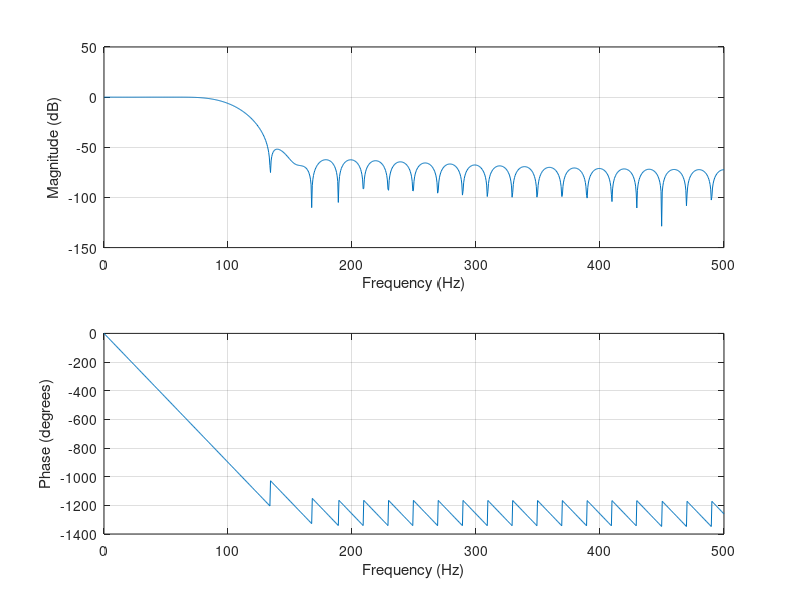

MATLAB code for this plot:
% FIR Filter Design in MATLAB
Fs = 1000;  % Sampling frequency
Fc = 100;   % Cutoff frequency
N = 50;     % Filter order

% Design low-pass FIR filter
coeff = fir1(N, Fc/(Fs/2), 'low');
coeff_fixed = round(coeff * 2^15); % Scale to fixed-point

% Save coefficients to file
fid = fopen('coeff_fir.txt', 'w');
for i = 1:length(coeff_fixed)
    binary_coeff = dec2bin(coeff_fixed(i), 16);
    fprintf(fid, '%s\n', binary_coeff);
end
fclose(fid);

% Plot frequency response
freqz(coeff, 1, 1024, Fs);
